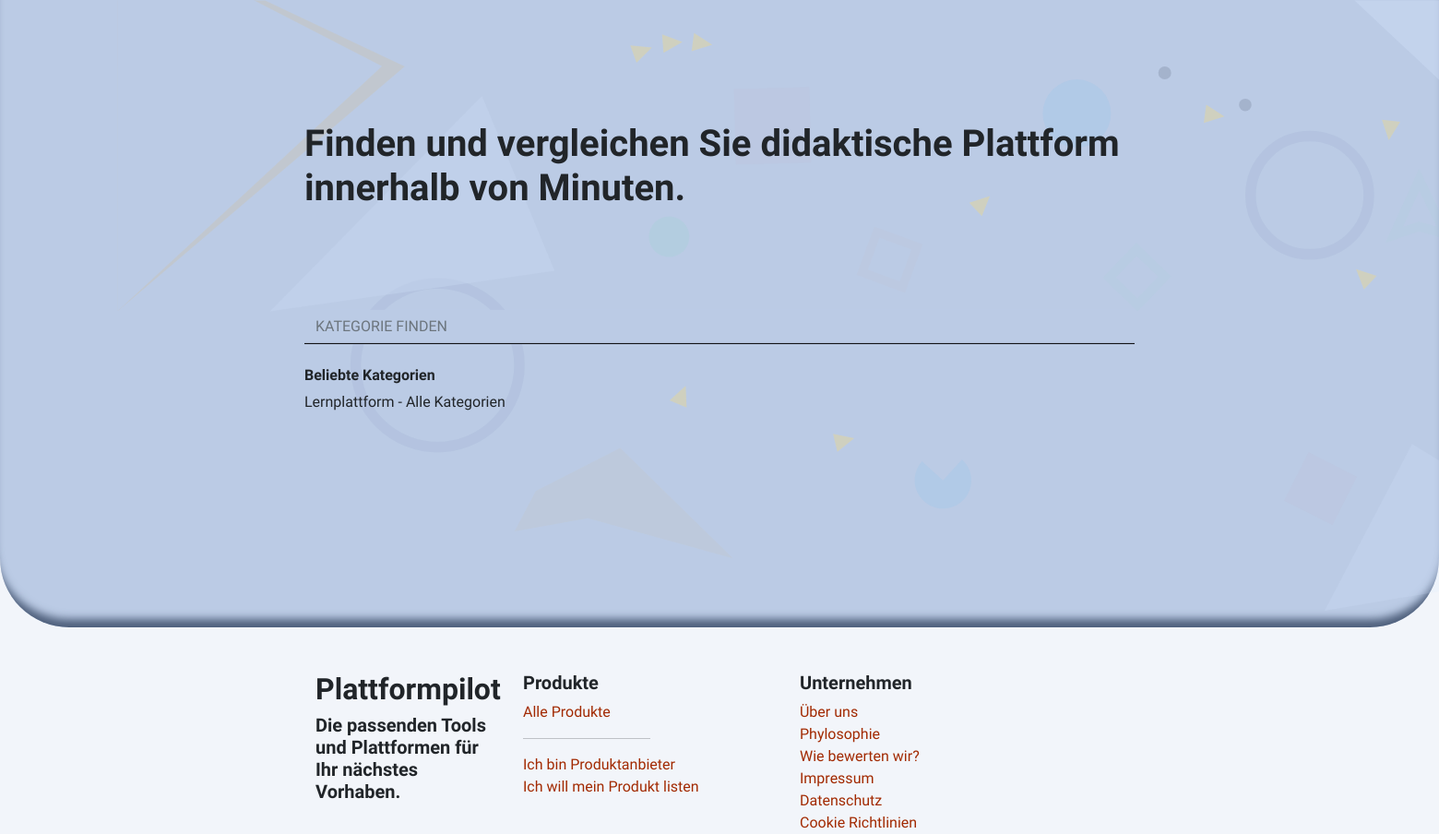
The app's page /, older data.
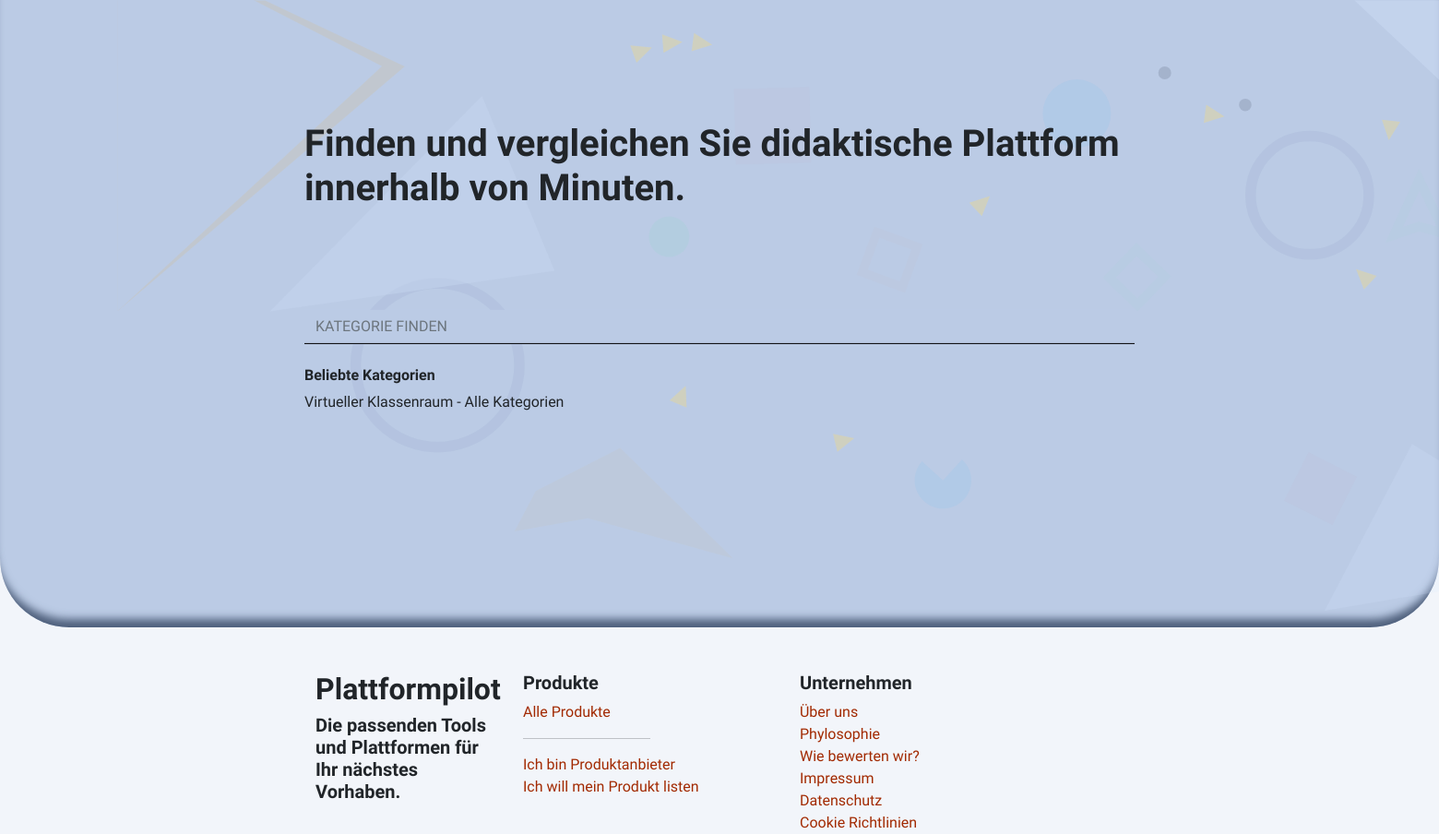
The same page, newer data.
### apps/core/models.py (models this page shows, shortened)
class Category(models.Model):
    category = models.CharField(max_length=200)
    description = models.TextField(max_length=5000, default='')
    slug = models.SlugField(blank=True, null=True)
    filter_functions = models.ManyToManyField(Functionality, verbose_name='Filtern nach')
    related_category = models.ManyToManyField('self', related_name='related_category', blank=True, null=True)
    is_active = models.BooleanField(default=True)
    class Meta:
        verbose_name_plural = 'Categories'
    def __str__(self):
        return f'{self.category}'

### apps/core/views.py (the view)
# urls.py: path('', index, name="index"),
def index(request):
    categories = Category.objects.all()
    return render(request, 'core/index.html', {
        'categories': categories
    })

### templates/core/index.html (shortened to what this page needs)
{% extends 'base.html' %}
{% load static %}
{% block custom-css %}
    <link rel="stylesheet" href="{% static 'css/core/index.css' %}"/>
{% endblock %}
{% block content %}
    <div class="top__wrapper">
        <div class="position-absolute top-50 start-50 translate-middle top-content">
            <h1 class="position-relative">Finden und vergleichen Sie didaktische Plattform innerhalb von Minuten.</h1>
            <form class="" id="form" method="GET">
                <input type="text" name="search" id="search" class="form-control w-100" placeholder="KATEGORIE FINDEN">
                <h6 class="mt-4">Beliebte Kategorien</h6>
                <div class="d-inline">
                    {% for category in categories|slice:4 %}
                        <a href="{% url 'core:platform_list' category.slug %}?is_free=on"
                           class="text-decoration-none text-dark">
                            {{ category.category }} -
                        </a>
                        {% if forloop.last %}
                            Alle Kategorien
                        {% endif %}
                    {% endfor %}
                </div>
            </form>
        </div>
    </div>
{% endblock %}

Row changes from the older to the newer data that the page shows:
changed Category: category "Lernplattform" → "Virtueller Klassenraum"
